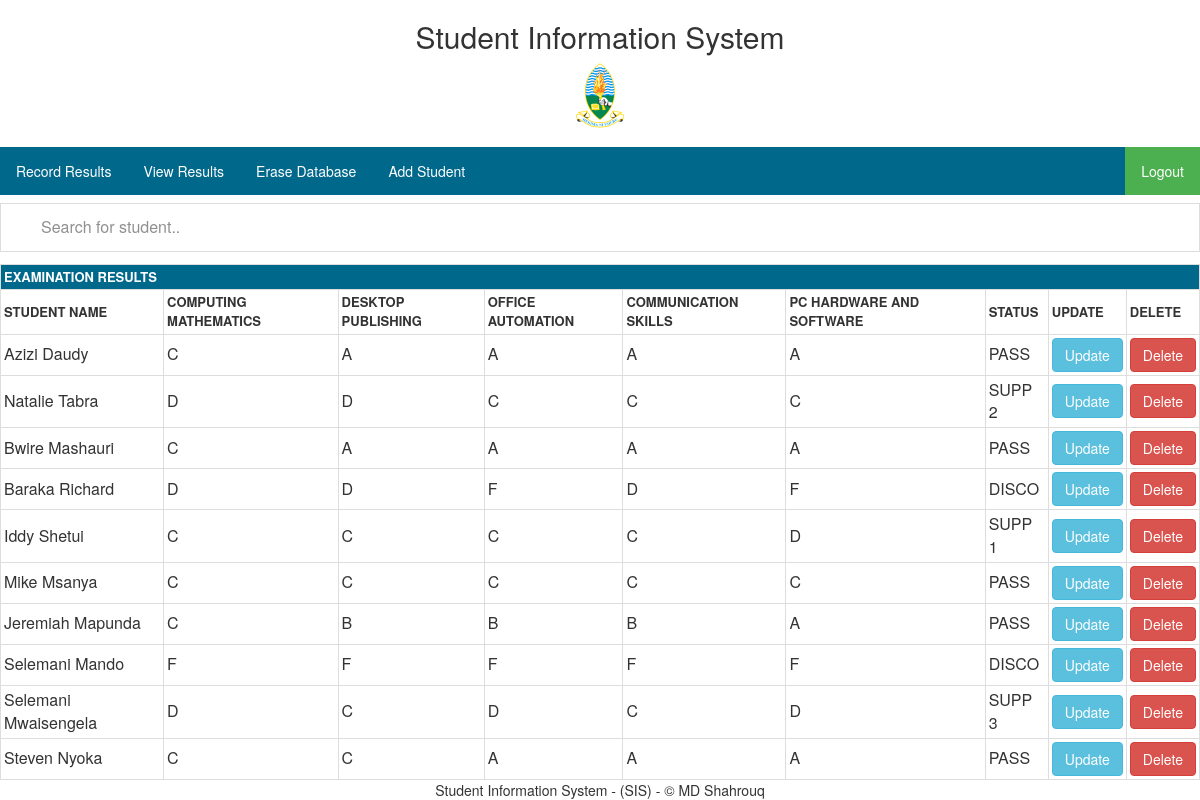
The app's page /results.php with its own data.
### tables this page shows
CREATE TABLE IF NOT EXISTS `results` (
  `id` int(22) NOT NULL AUTO_INCREMENT,
  `examno` varchar(22) NOT NULL,
  `compmath` varchar(255) NOT NULL,
  `deskpub` varchar(255) NOT NULL,
  `office` varchar(255) NOT NULL,
  `commskills` varchar(255) NOT NULL,
  `pchardware` varchar(255) NOT NULL,
  `examtitle` varchar(255) NOT NULL,
  `student` varchar(255) NOT NULL,
  `status` varchar(255) NOT NULL,
  PRIMARY KEY (`id`)
);

### results.php (the view, shortened to what this page needs)
<!DOCTYPE html>
<html>
<link rel="stylesheet" href="Styles/w3.css">
<link rel="stylesheet" href="Styles/w3-theme-teal.css">
<link rel="stylesheet" href="Styles/font-awesome.min.css">
<link rel="stylesheet" href="Styles/bootstrap.min.css" >
<body>
<center>
<h2>Student Information System</h2>
   <img src="Images/logo.jpg" width="50" >
</center>
<ul>
  <li><a style="text-decoration:none" href="student_information_.php">Record Results</a></li>
  <li><a style="text-decoration:none" href="results.php">View Results</a></li>
  <li><a style="text-decoration:none" href="formatdb.php">Erase Database</a></li>
  <li><a style="text-decoration:none" href="newstudent.php">Add Student</a></li>
  <li style="float:right;"><a style="text-decoration:none"class="active" href="logout.php">Logout</a></li>
</ul>
<input type="text" id="myInput" onkeyup="myFunction()" placeholder="Search for student.." title="Type in a name">
<table width="100%" border="2" id="myTable">
<tr>
<th colspan="9" style="background-color:#00688B; color:white;">EXAMINATION RESULTS</th>
</tr>
<th>STUDENT NAME</th><th>COMPUTING MATHEMATICS</th><th>DESKTOP PUBLISHING</th><th>OFFICE AUTOMATION</th><th>COMMUNICATION SKILLS</th><th>PC HARDWARE AND SOFTWARE</th><th>STATUS</th><th>UPDATE</th><th>DELETE</th>
<?php
include 'database_config3.php';
  $sql = "SELECT * FROM results";
   $retval = mysql_query( $sql, $conn );
   while($row = mysql_fetch_array($retval, MYSQL_ASSOC)) {
 echo "<tr><td>".$row['student']."</td><td>".$row['compmath']."</td><td>".$row['deskpub']."</td><td>".$row['office']."</td><td>".$row['commskills']."</td><td>".$row['pchardware']."</td><td>".$row['status'];
echo '</td><td><a class="btn btn-info" href="update.php?id='.$row['student'].'">Update</a>';
echo '</td><td><a class="btn btn-danger" href="delete.php?id='.$row['student'].'">Delete</a>';
   }
?>
</table>
<center>
Student Information System - (SIS) - &copy MD Shahrouq
</center>
</html>

### Styles/w3.css (style rules this page uses)
*,*:before,*:after { box-sizing:inherit }
html { -ms-text-size-adjust:100%;-webkit-text-size-adjust:100% }
body { margin:0 }
a { background-color:transparent;-webkit-text-decoration-skip:objects }
img { border-style:none }
button,input,select,textarea { font:inherit;margin:0 }
button,input { overflow:visible }
html,body { font-family:Verdana,sans-serif;font-size:15px;line-height:1.5 }
html { overflow-x:hidden }
h1,h2,h3,h4,h5,h6,.w3-slim,.w3-wide { font-family:"Segoe UI",Arial,sans-serif }
h2 { font-size:30px }
h1,h2,h3,h4,h5,h6 { font-weight:400;margin:10px 0 }
img { margin-bottom:-5px }
a { color:inherit }

### results.php (style rules this page uses)
* { box-sizing: border-box; }
#myInput { background-image: url('/css/searchicon.png'); background-position: 10px 10px; background-repeat: no-repeat; width: 100%; font-size: 16px; padding: 12px 20px 12px 40px; border: 1px solid #ddd; margin-bottom: 12px; }
#myTable { border-collapse: collapse; width: 100%; border: 1px solid #ddd; font-size: 13px; }
#myTable th, #myTable td { text-align: left; padding: 3px; }
#myTable tr { border-bottom: 1px solid #ddd; }
input[type=text], input[type=password] { width: 100%; padding: 12px 20px; margin: 8px 0; display: inline-block; border: 1px solid #ccc; box-sizing: border-box; }
th, td { padding: 4px; text-align: left; }
ul { list-style-type: none; margin: 0; padding: 0; overflow: hidden; background-color: #00688B; }
li { float: left; }
li a { display: block; color: white; text-align: center; padding: 14px 16px; text-decoration: none; }
.active { background-color: #4CAF50; }
a { text-decoration:none; }
table, td, th { border: 1px solid #ddd; text-align: left; }
table { border-collapse: collapse; width: 100%; }
th, td { padding: 2px; }
th { text-align:center; }
td { text-align:center; font-size:16px; }

### records on screen
results: student "Azizi Daudy", compmath "C", deskpub "A", office "A", commskills "A", pchardware "A", status "PASS"
results: student "Natalie Tabra", compmath "D", deskpub "D", office "C", commskills "C", pchardware "C", status "SUPP 2"
results: student "Bwire Mashauri", compmath "C", deskpub "A", office "A", commskills "A", pchardware "A", status "PASS"
results: student "Baraka Richard", compmath "D", deskpub "D", office "F", commskills "D", pchardware "F", status "DISCO"
results: student "Iddy Shetui", compmath "C", deskpub "C", office "C", commskills "C", pchardware "D", status "SUPP 1"
results: student "Mike Msanya", compmath "C", deskpub "C", office "C", commskills "C", pchardware "C", status "PASS"
results: student "Jeremiah Mapunda", compmath "C", deskpub "B", office "B", commskills "B", pchardware "A", status "PASS"
results: student "Selemani Mando", compmath "F", deskpub "F", office "F", commskills "F", pchardware "F", status "DISCO"
results: student "Selemani Mwaisengela", compmath "D", deskpub "C", office "D", commskills "C", pchardware "D", status "SUPP 3"
results: student "Steven Nyoka", compmath "C", deskpub "C", office "A", commskills "A", pchardware "A", status "PASS"
